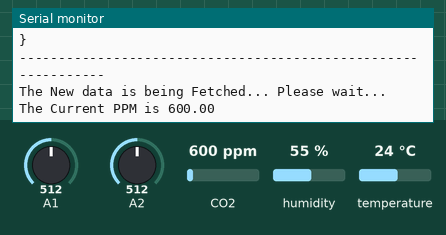
This sketch was run on a simulated Arduino Uno, built with avr-gcc and run on an emulated ATmega328P. On the bench: the last lines printed to the serial monitor. Inputs (shaded band) come from the test bench; at power-on: CO2 600 ppm, humidity 55 %, A1 = 512, A2 = 512, temperature 24 °C.

Above: at 12.1 s.
12.2 s: CO2 set to 452 ppm
At 13.8 s:
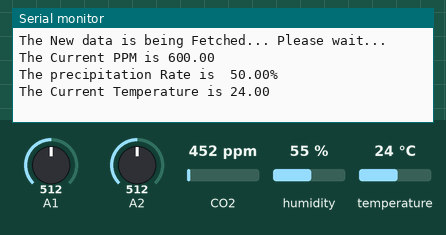
23.1 s: CO2 set to 1050 ppm
At 26.9 s:
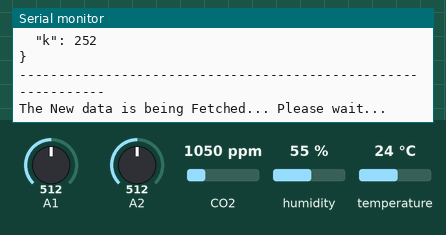
33.5 s: humidity set to 22 %
At 35.9 s:
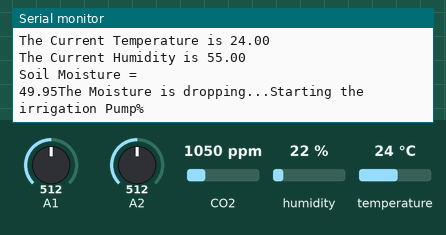
42.7 s: A1 set to 490
At 44.4 s:
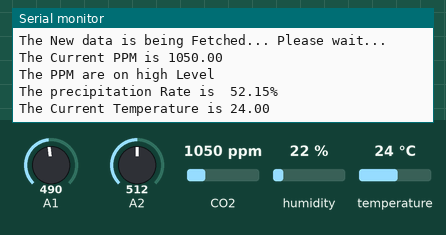
51.9 s: A2 set to 490
At 53.5 s:
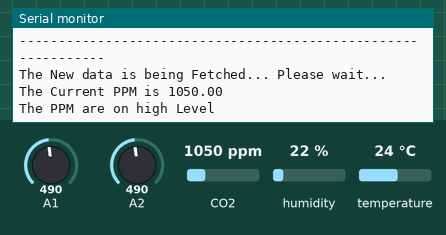
61.1 s: temperature set to 12 °C
At 65.3 s:
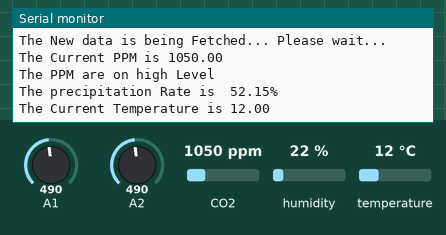
Timing chart, 0 to 66.8 s (numbered marks = the images above; inputs shaded):
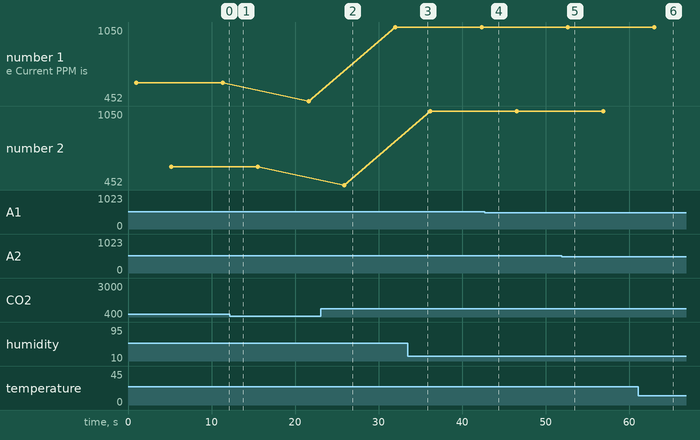

Measured:
- after the input at 42.7 s, the serial monitor: prints a new line after 0.63 s (image 4)
- after the input at 61.1 s, the serial monitor: prints a new line after 2.9 s (image 6)
- plotted number 1: 600 → 452 after the input at 12.2 s, 452 → 1050 after the input at 23.1 s

The sketch:

Arduino-Code.ino
```cpp
#include "DHT.h"
#include<MQ135.h>
#include<SoftwareSerial.h>
#include<ArduinoJson.h>


#define DHTTYPE DHT11
#define LED 2
#define SSID YOUR_WIFI_SSID
#define PASSPHRASE YOUR_WIFI_PASSPHRASE
MQ135 gasSensor = MQ135(A0);

uint8_t DHTPin = 2;


DHT dht(DHTPin,DHTTYPE);

float moisture_percentage;
float Temperature;
float Humidity;
float rzero;
float ppm;
float rainValue;


void setup() {
  Serial.begin(9600);
  dht.begin();

}

void loop() {

  digitalWrite(LED, LOW);
  delay(1000);

  Serial.print("The Current PPM is ");
  ppm=gasSensor.getPPM();
  Serial.println(ppm);
  if(ppm <=500 ){
    Serial.println("The PPM are on nominal Level");
  }
  if(ppm >=800 ){
    Serial.println("The PPM are on high Level");
  }
  delay(1000);


  rainValue= 1024-analogRead(1);
  //Serial.println(rainValue);
  float rainpercentage = ((rainValue)/1024)*100;
  Serial.print("The precipitation Rate is  ");

  Serial.print(rainpercentage);
  Serial.println("%");
  Temperature = dht.readTemperature();
  Humidity=dht.readHumidity();

  Serial.print("The Current Temperature is ");
  Serial.println(Temperature);
  delay(2000);
  Serial.print("The Current Humidity is ");
  Serial.println(Humidity);

  moisture_percentage =( 100.00 - ( (analogRead(A2)/1023.00) * 100.00 ) ) ;
  //Serial.println(analogRead(A2));
  Serial.println("Soil Moisture = ");
  Serial.print(moisture_percentage);
  Serial.print("The Moisture is dropping...Starting the irrigation Pump");
  Serial.println("%");

  digitalWrite(LED, HIGH);
  delay(1000);

  const size_t capacity = JSON_ARRAY_SIZE(3) + JSON_OBJECT_SIZE(3) + JSON_OBJECT_SIZE(6);
  DynamicJsonBuffer jsonBuffer(capacity);

  JsonObject& root = jsonBuffer.createObject();
  root["id"] = "Sensor1";
  root["ttime"] = 1351824120;

  root["moisture"] = moisture_percentage;
  root["temperature"] = Temperature;
  root["humidity"] = Humidity;
  root["co2"] = ppm;
  root["rainsensor"] = rainpercentage;
  root["n"] = 232;
  root["p"] = 124;
  root["k"] = 252;
  char JSONmessageBuffer[400];
  root.prettyPrintTo(JSONmessageBuffer,sizeof(JSONmessageBuffer));
  Serial.println(JSONmessageBuffer);

  Serial.println("--------------------------------------------------------------");
  Serial.println("The New data is being Fetched... Please wait...");
  delay(5000);

}
```
